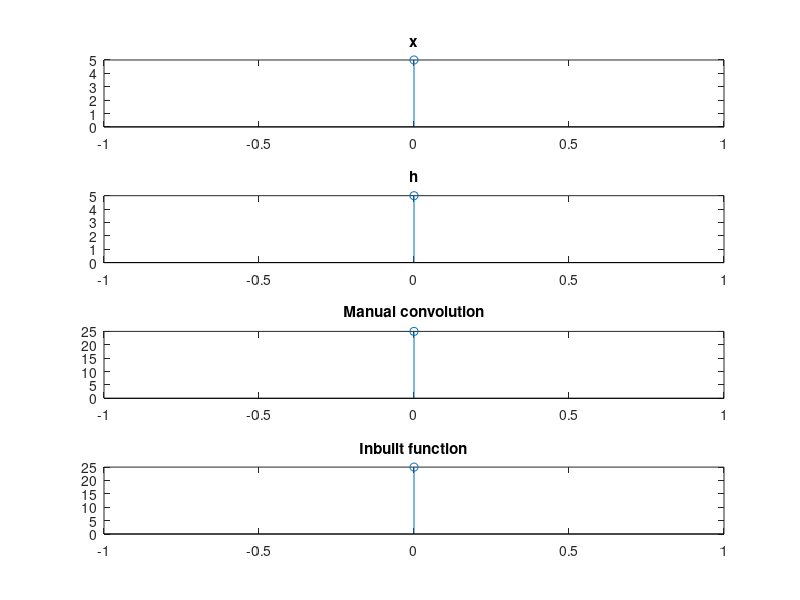

This figure's MATLAB source:
%% clear
clc
clear all 
close all

%% process
x=input('enter sequence x : ');
h=input('enter sequence h : ');
s=max(length(x),length(h));
n=0:1:s-1;
x=[zeros(1,(s-length(x))), x];
h=[zeros(1,(s-length(h))), h];
y=h;
y=fliplr(y);
z=zeros(1,s);
for i=1:s
    % rotate by taking y(s) as first elemnet
    % adding y(1) to y(s-1) as last elements
    % y(1:(s-1)) is short for y(1) to y(s-1)
    y=[y(s) y(1:(s-1))];
    %for j=1:s
    %    z(i)=z(i)+(x(j)*y(j));
    %end
    z(i) = sum(x.*y);
end

%% plot
subplot(4,1,1);
stem(n,x);
title('x')
subplot(4,1,2);
stem(n,h);
title('h')
subplot(4,1,3);
stem(n,z);
title('Manual convolution')
m=cconv(x,h,s);
subplot(4,1,4);
stem(n,m);
title('Inbuilt function')


